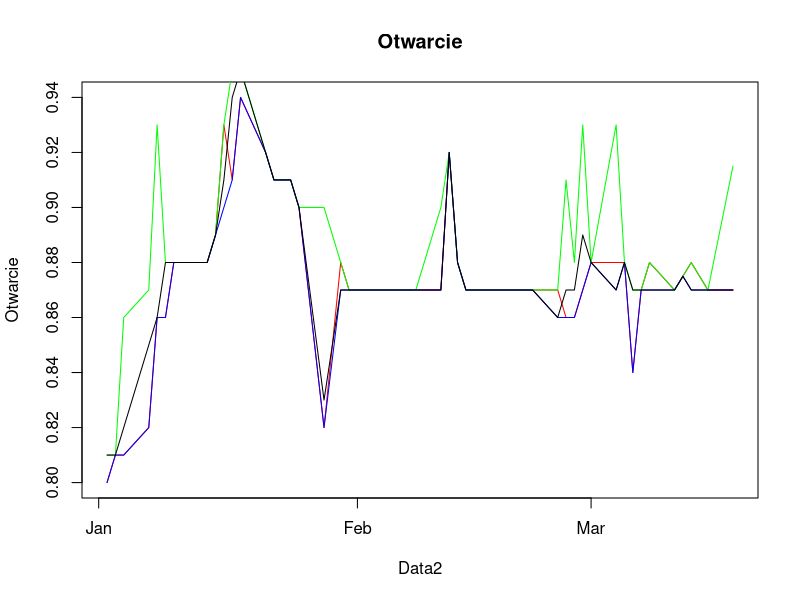
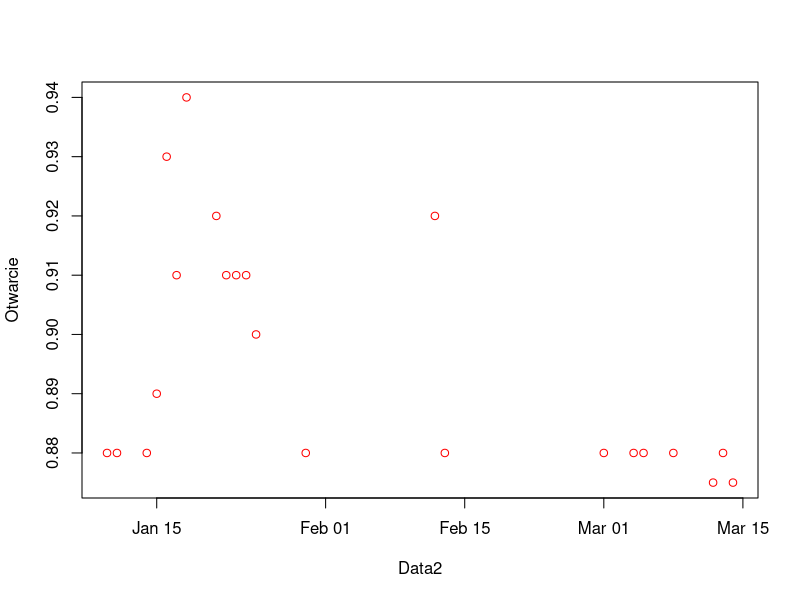
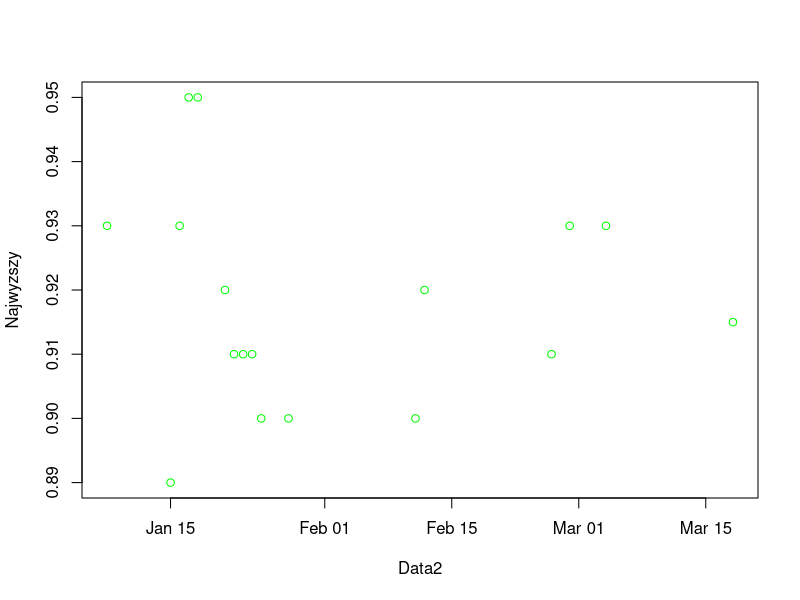
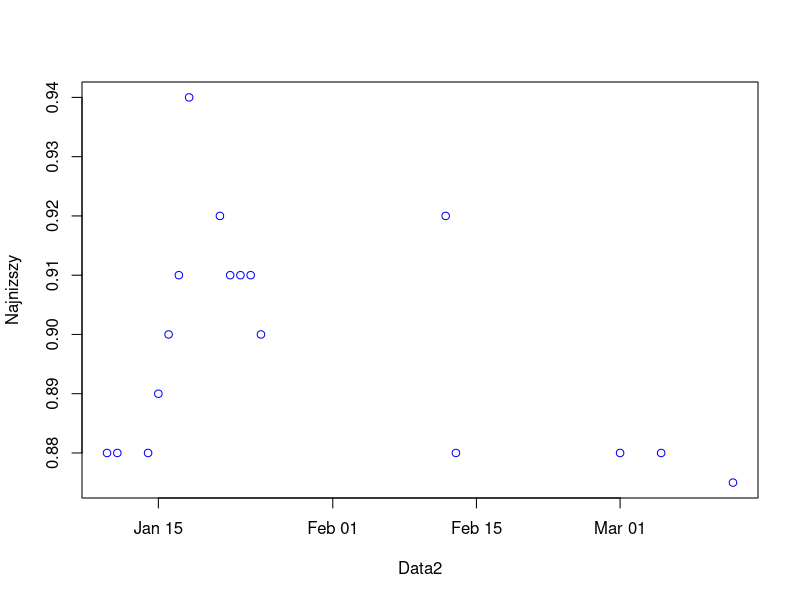
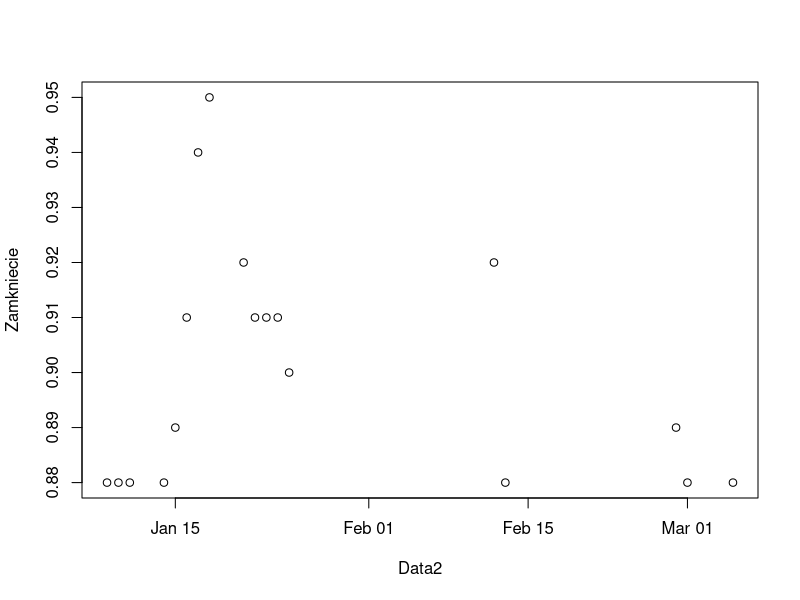
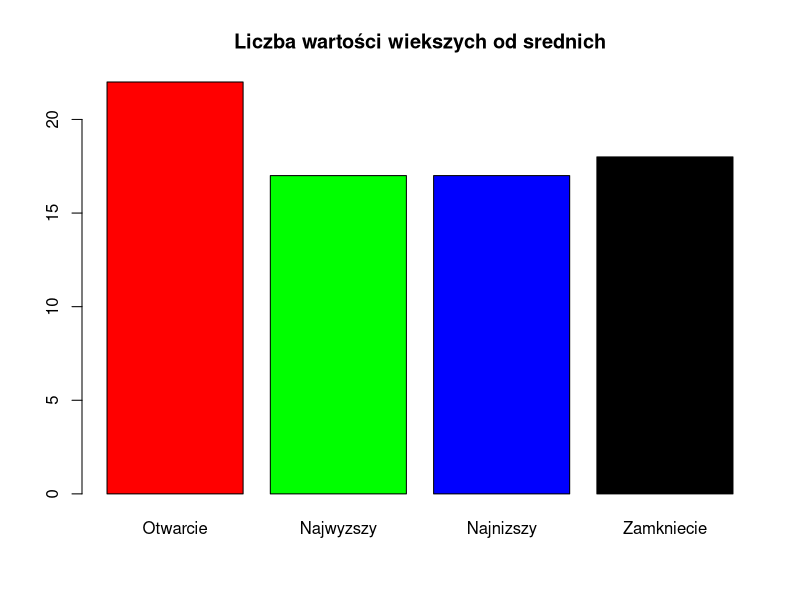

Write the R code that produced these figures, in order.
## ---- chunk 1
knitr::opts_chunk$set(echo = TRUE)
## ---- chunk 2
setwd('~/Desktop/ts-r/cw2')
df <- read.csv("08n_d.csv")
   head(df)
## ---- chunk 3
Data<-df$Data
Otwarcie<-df$Otwarcie
Najwyzszy<-df$Najwyzszy
Najnizszy<-df$Najnizszy
Zamkniecie<-df$Zamkniecie
Wolumen<-df$Wolumen
## ---- chunk 4
summary(df)
## ---- chunk 5
Data2 <- as.Date(Data, "%Y-%m-%d")
## ---- chunk 6
ramka<- data.frame(Data2,Otwarcie,Najwyzszy,Najnizszy,Zamkniecie)
## ---- chunk 7
plot(Data2,Otwarcie,type = "l", col='red' ,main = "Otwarcie")
lines(Data2,Najwyzszy,type = "l", col='green', main = "Najwyzszy")
lines(Data2,Najnizszy,type = "l", col = 'blue', main = "Najnizszy")
lines(Data2,Zamkniecie,type = "l",main = "Zamkniecie")
## ---- chunk 8
sredniaotw=mean(Otwarcie)
srednianajw=mean(Najwyzszy)
srednianajn=mean(Najnizszy)
sredniazamk=mean(Zamkniecie)
## ---- chunk 9
otwarcia<-ramka[Otwarcie>sredniaotw,c(1,2)]
najwyzsze<-ramka[Najwyzszy>srednianajw,c(1,3)]
najnizsze<-ramka[Najnizszy>srednianajn,c(1,4)]
zamkniecia<-ramka[Zamkniecie>sredniazamk,c(1,5)]
## ---- chunk 10
plot(otwarcia,col="red")
plot(najwyzsze,col="green")
plot(najnizsze,col="blue")
plot(zamkniecia)
## ---- chunk 11
length(otwarcia$Otwarcie)
length(najwyzsze$Najwyzszy)
length(najnizsze$Najnizszy)
length(zamkniecia$Zamkniecie)
## ---- chunk 12
w<-c(length(otwarcia$Otwarcie),length(najwyzsze$Najwyzszy), length(najnizsze$Najnizszy), length(zamkniecia$Zamkniecie))

colors=c("red","green","blue","black")

barplot(w,names = c("Otwarcie","Najwyzszy","Najnizszy","Zamkniecie"),main="Liczba wartości wiekszych od srednich",col = colors)
